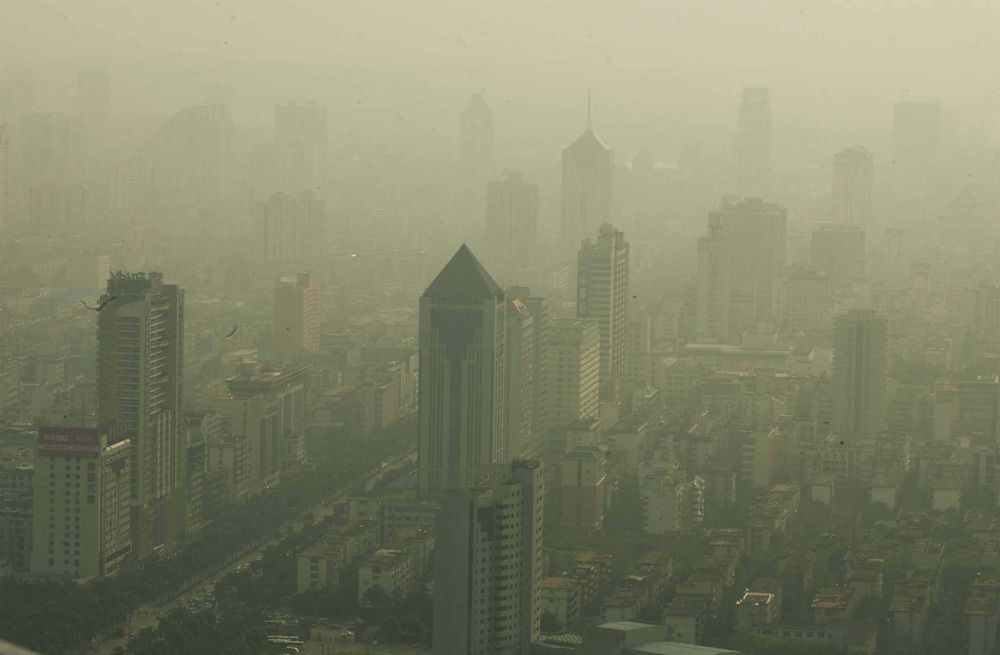
%> input picture DCP/DCP2/image/0.jpg, 1000 x 655 px, shrunk from 2443 x 1599 before the run
$ octave histeq_myself.m   (GNU Octave 9; MATLAB toolbox functions it lacks are replaced by stand-ins)
%> lines starting %> are read from the running program, lines starting %| are printed output that depends on the picture
close all
clc
rgb=imread('0.jpg');
%> rgb is the input picture: size 655x1000x3 uint8; mean R, G, B 131.8, 133.9, 107.6
% 对饱和度与亮度进行histeq处理
hsv=rgb2hsv(rgb);
%> hsv: size 655x1000x3 double; mean H, S, V 0.187, 0.207, 0.528
h=hsv(:,:,1);
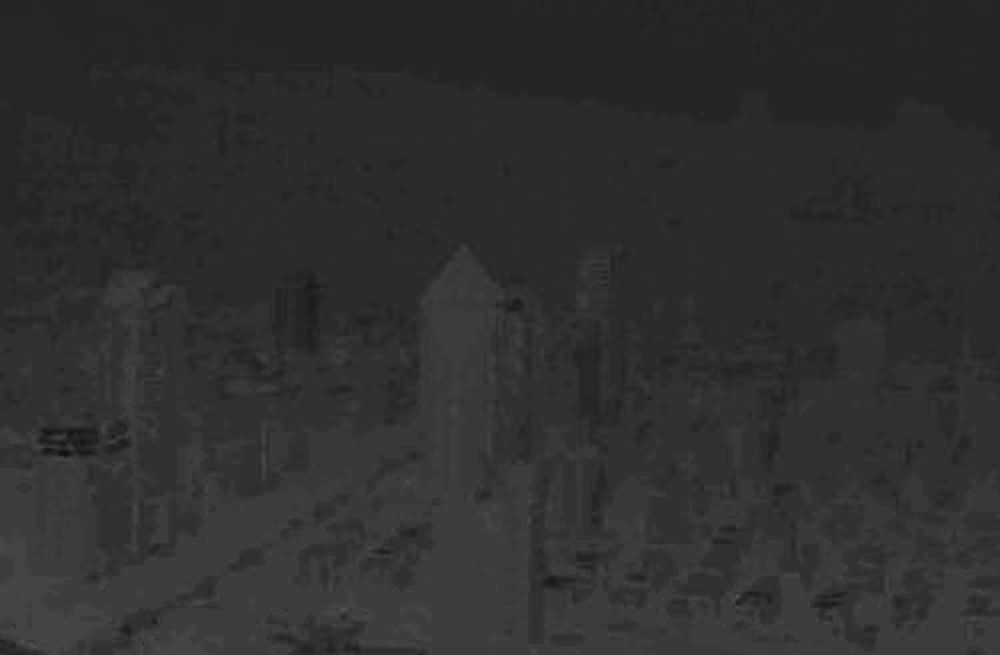
%> h: size 655x1000 double; min 0.0635, max 0.345, mean 0.187
s=hsv(:,:,2);
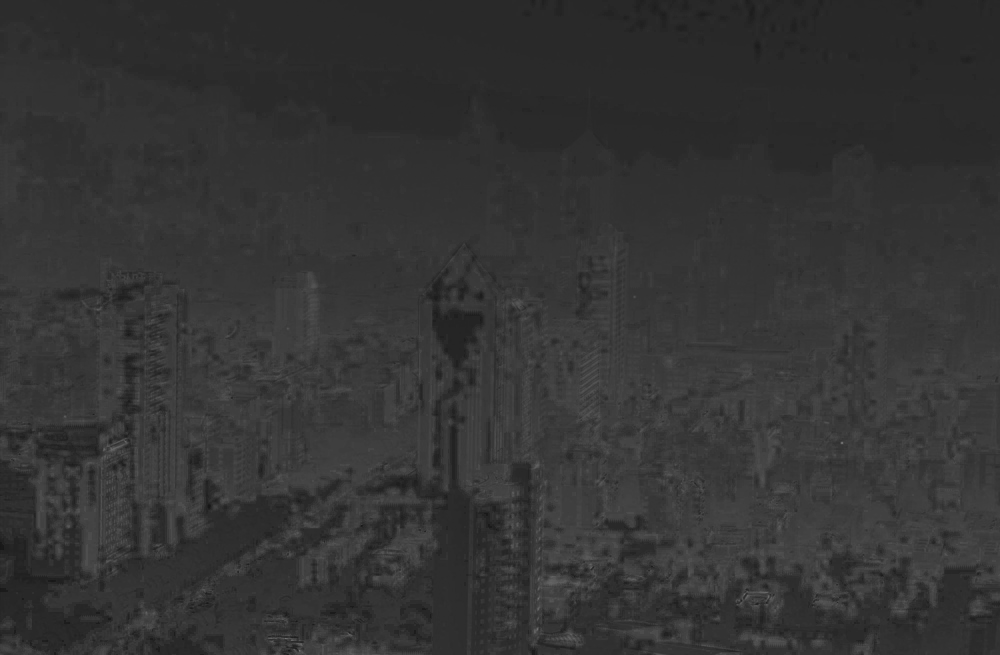
%> s: size 655x1000 double; min 0.0875, max 0.45, mean 0.207
v=hsv(:,:,3);
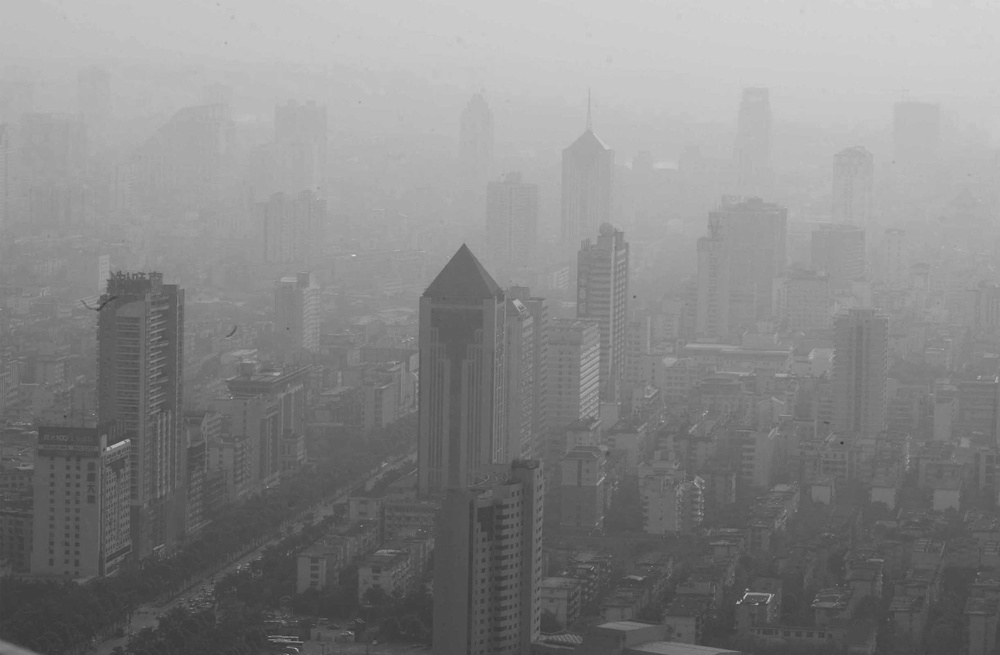
%> v: size 655x1000 double; min 0.212, max 0.878, mean 0.528
% H = histeq(h);
S=histeq(s);
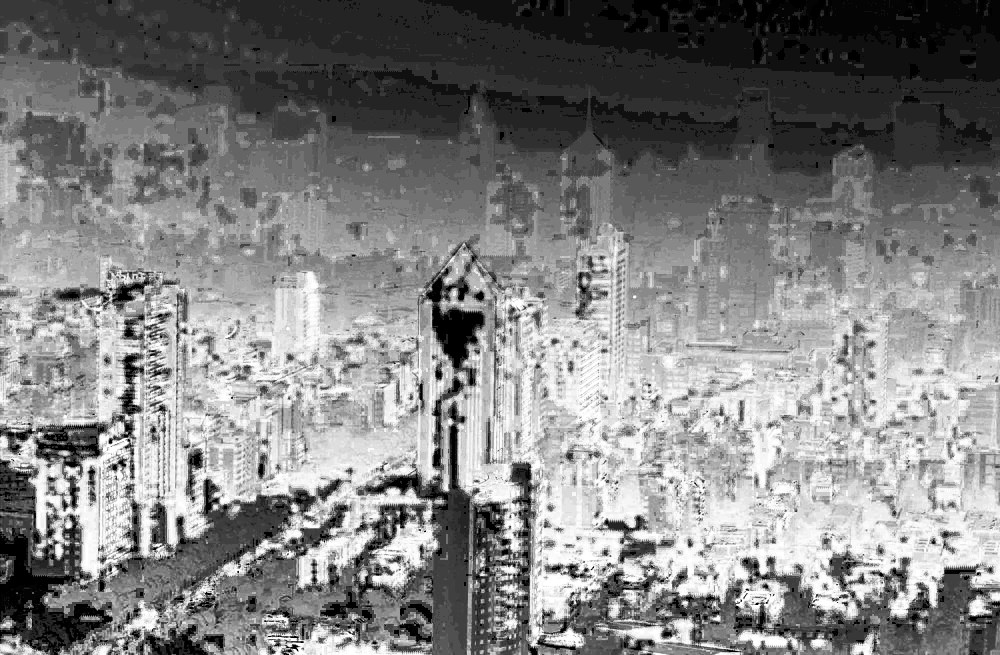
%> S: size 655x1000 double; min 0, max 1, mean 0.51
V=histeq(v);
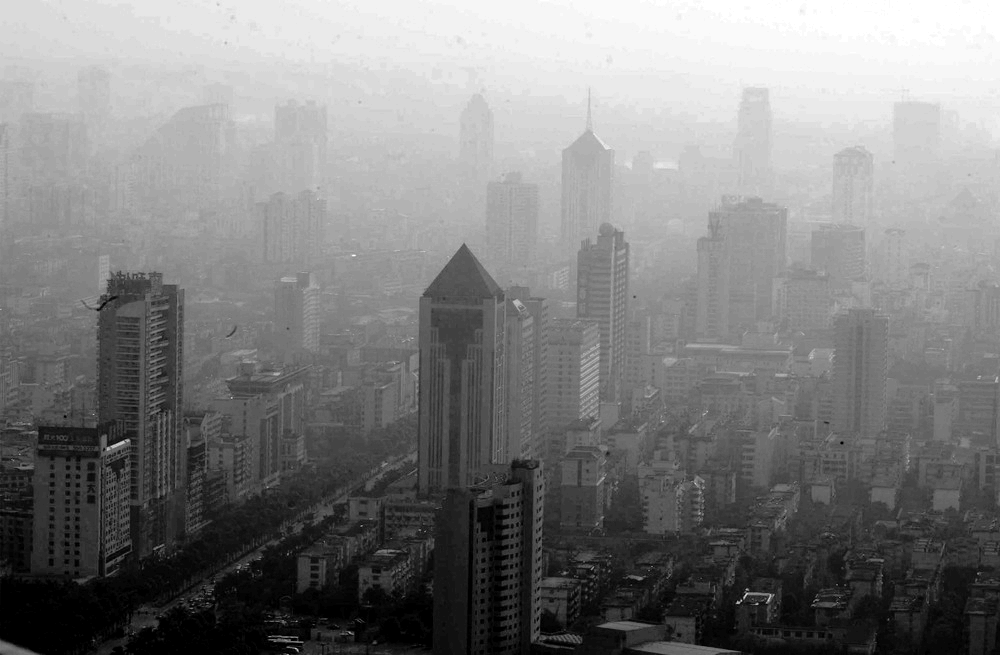
%> V: size 655x1000 double; min 0, max 1, mean 0.496
%> (the run ends here)

$ run again, with DCP/DCP2/image/3.jpg copied over DCP/DCP2/image/0.jpg
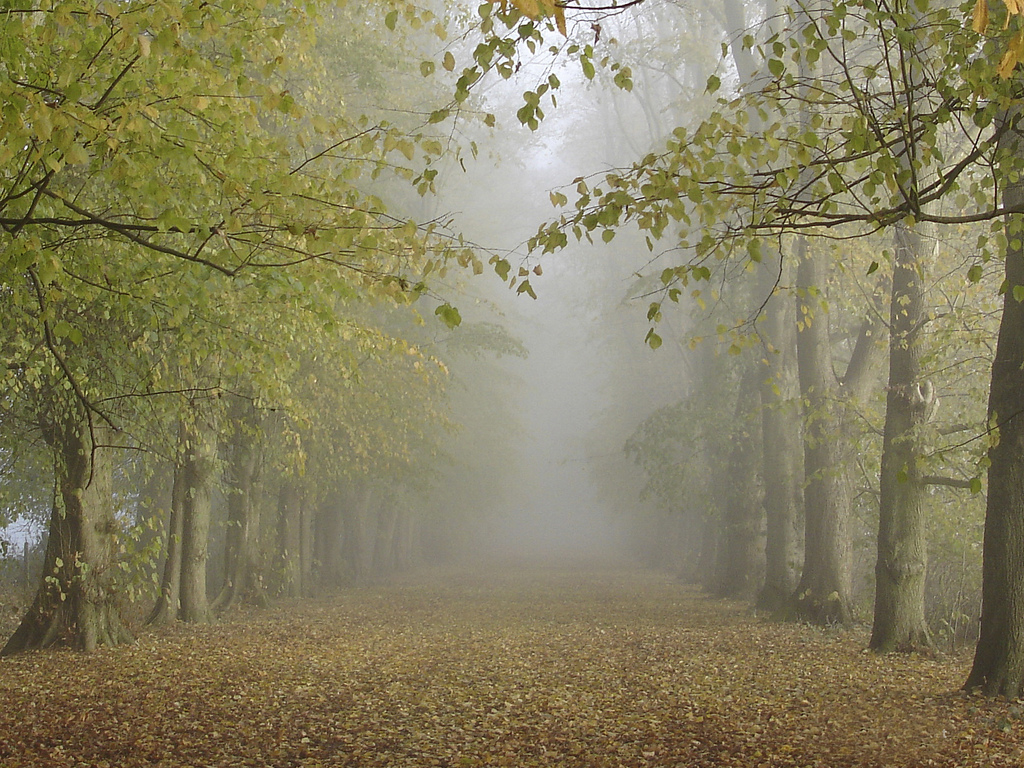
%> input picture DCP/DCP2/image/3.jpg, 1024 x 768 px
%> rgb is the input picture: size 768x1024x3 uint8; mean R, G, B 133.5, 127.1, 94.7
%> hsv: size 768x1024x3 double; mean H, S, V 0.151, 0.322, 0.526
%> `S=histeq(s);`:
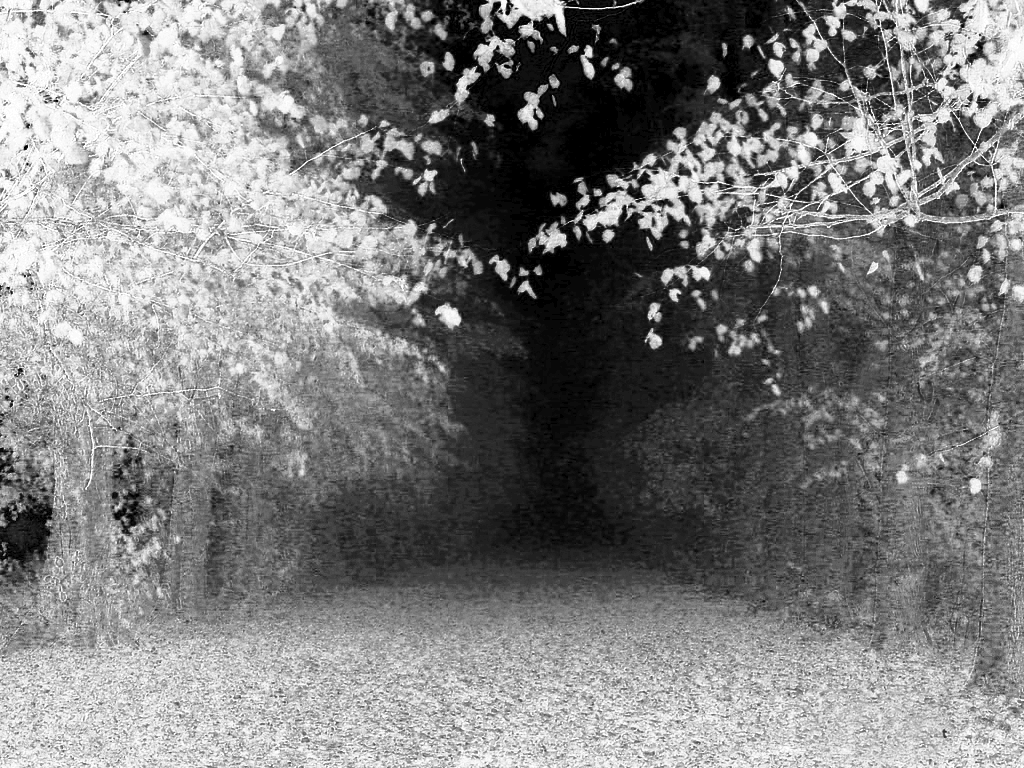
%> S: size 768x1024 double; min 0, max 1, mean 0.495
%> `V=histeq(v);`:
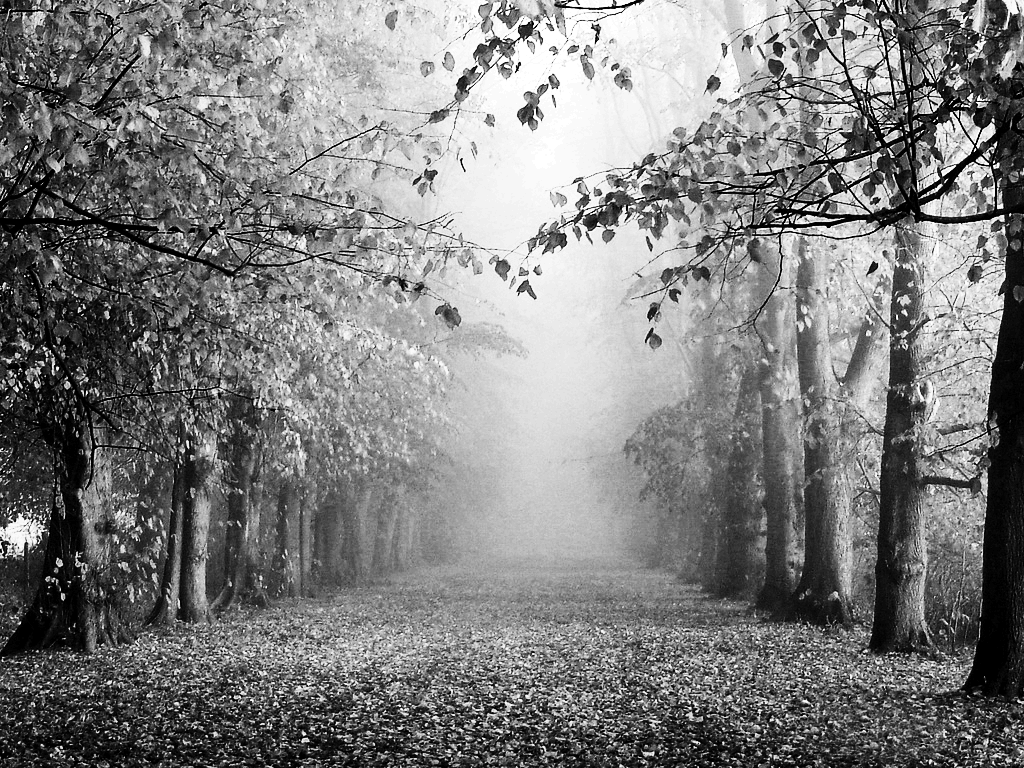
%> V: size 768x1024 double; min 0, max 1, mean 0.496

$ run again, with DCP/DCP2/image/1.bmp saved as DCP/DCP2/image/0.jpg
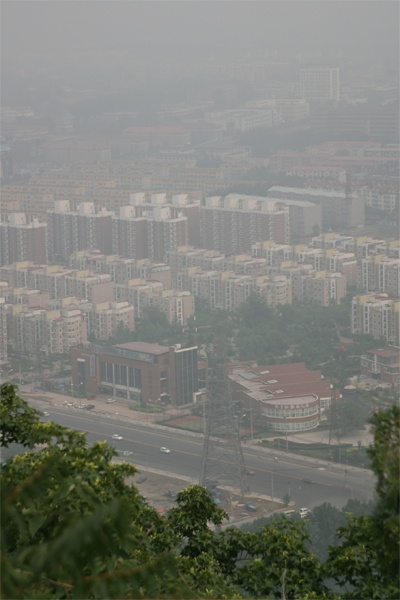
%> input picture DCP/DCP2/image/1.bmp, 400 x 600 px
%> rgb is the input picture: size 600x400x3 uint8; mean R, G, B 123.1, 124.9, 117.8
%> hsv: size 600x400x3 double; mean H, S, V 0.283, 0.13, 0.496
%> `S=histeq(s);`:
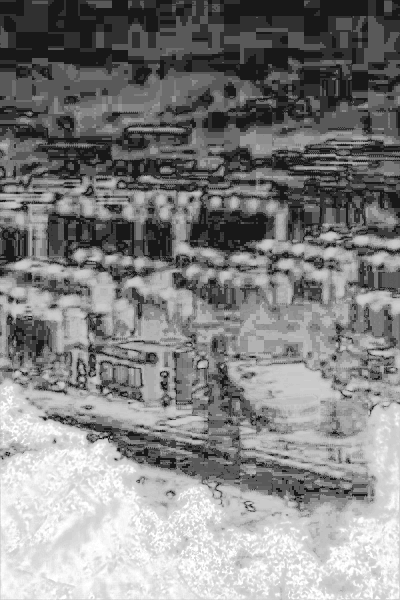
%> S: size 600x400 double; min 0.0952, max 1, mean 0.515
%> `V=histeq(v);`:
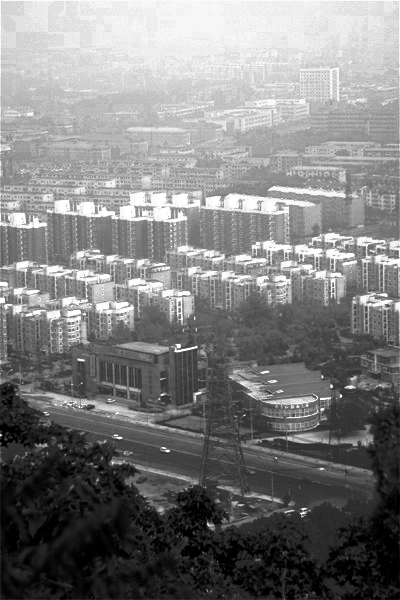
%> V: size 600x400 double; min 0, max 1, mean 0.498

$ run again, with DCP/DCP2/image/2.bmp saved as DCP/DCP2/image/0.jpg
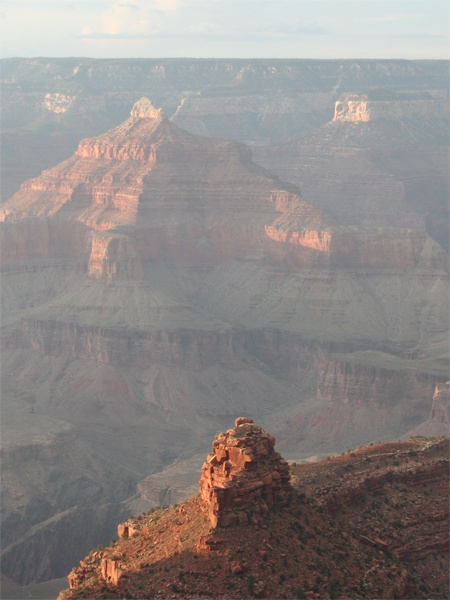
%> input picture DCP/DCP2/image/2.bmp, 450 x 600 px
%> rgb is the input picture: size 600x450x3 uint8; mean R, G, B 141.2, 135.5, 133.7
%> hsv: size 600x450x3 double; mean H, S, V 0.354, 0.102, 0.565
%> `S=histeq(s);`:
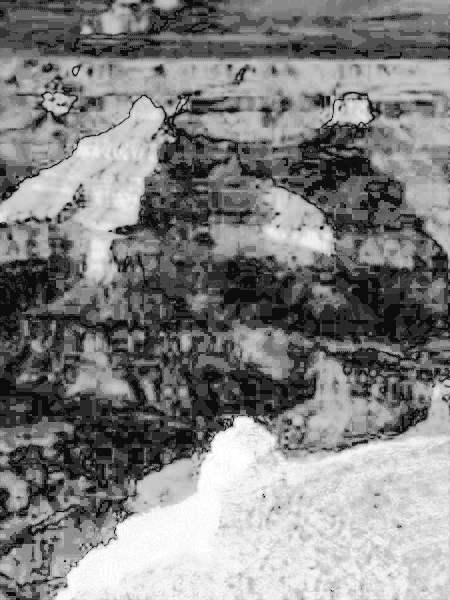
%> S: size 600x450 double; min 0.0476, max 1, mean 0.509
%> `V=histeq(v);`:
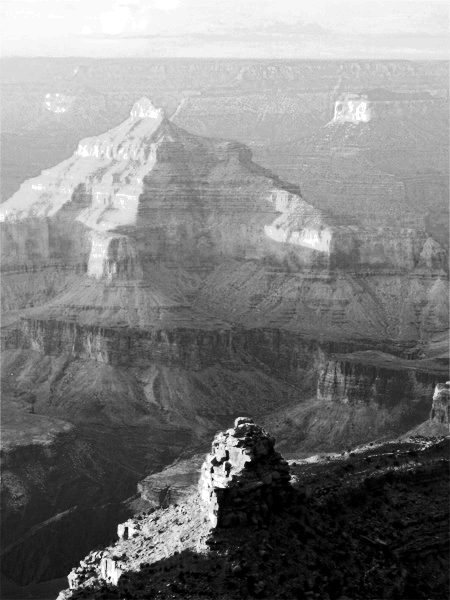
%> V: size 600x450 double; min 0, max 1, mean 0.496
